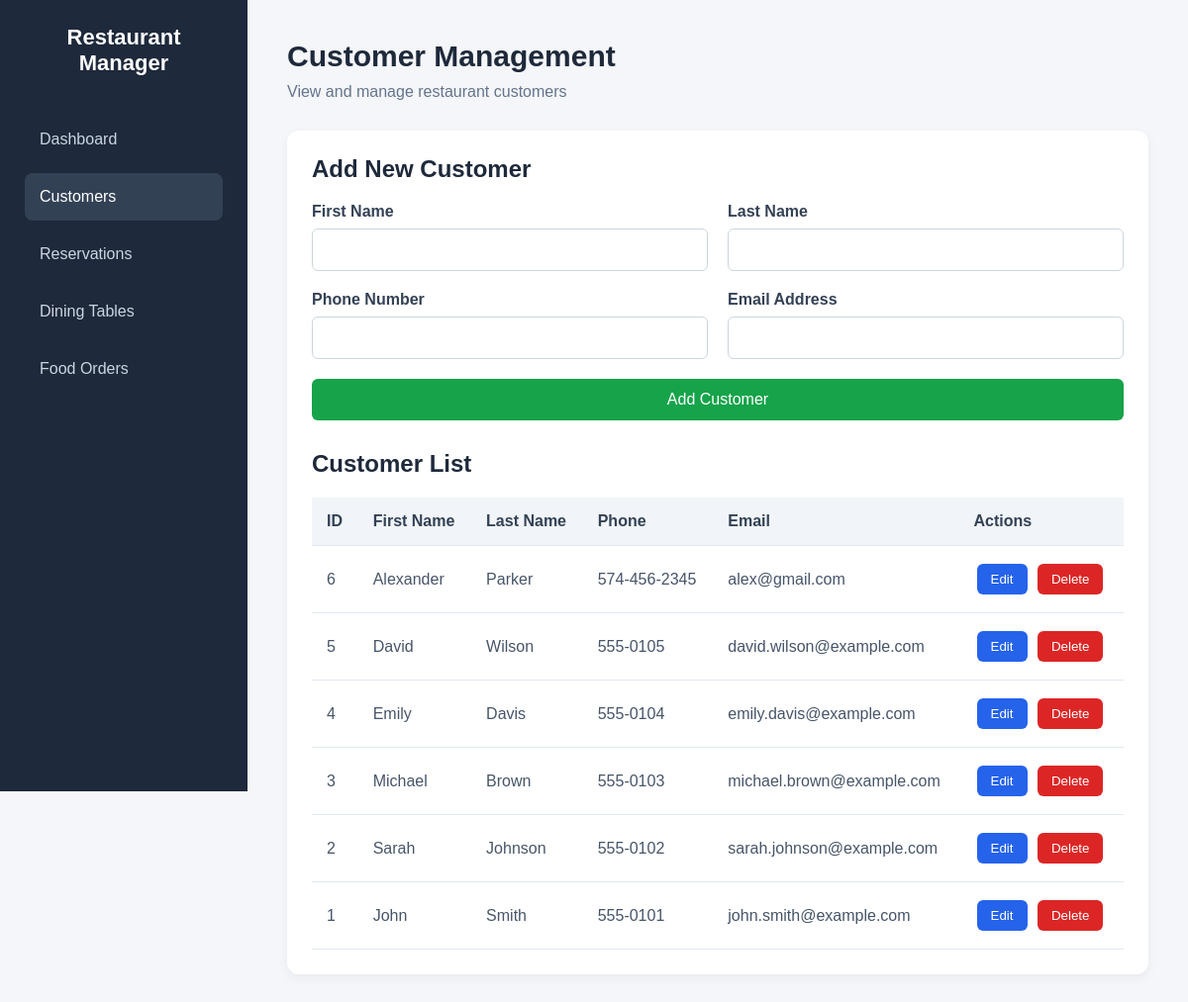
The page /customers.php on the database its author committed.
### tables this page shows
CREATE TABLE `Customer` (
  `customer_id` int NOT NULL AUTO_INCREMENT,
  `first_name` varchar(50) NOT NULL,
  `last_name` varchar(50) NOT NULL,
  `phone` varchar(20) NOT NULL,
  `email` varchar(100) DEFAULT NULL,
  `created_at` timestamp NULL DEFAULT CURRENT_TIMESTAMP,
  PRIMARY KEY (`customer_id`),
  UNIQUE KEY `email` (`email`)
);

### customers.php (the view, shortened to what this page needs)
<?php
require_once "db_connection.php";
$sql = "SELECT * FROM Customer ORDER BY customer_id DESC";
$result = $con->query($sql);
?>
<!DOCTYPE html>
<html lang="en">
<head>
    <link rel="stylesheet" href="css/style.css?v=5">
</head>
<body>
<div class="sidebar">
    <h2>Restaurant Manager</h2>
    <nav>
        <a href="index.php">Dashboard</a>
        <a href="customers.php" class="active">Customers</a>
        <a href="reservations.php">Reservations</a>
        <a href="tables.php">Dining Tables</a>
        <a href="orders.php">Food Orders</a>
    </nav>
</div>
<div class="main-content">
    <header>
        <h1>Customer Management</h1>
        <p>View and manage restaurant customers</p>
    </header>
    <div class="customer-section">
        <h2>Add New Customer</h2>
        <form id="addCustomerForm">
            <div class="form-group">
                <label for="first_name">First Name</label>
                <input type="text" id="first_name" name="first_name"
                    maxlength="50" required>
            </div>
            <div class="form-group">
                <label for="last_name">Last Name</label>
                <input type="text" id="last_name" name="last_name"
                    maxlength="50" required>
            </div>
            <div class="form-group">
                <label for="phone">Phone Number</label>
                <input type="tel" id="phone" name="phone"
                    maxlength="20" required>
            </div>
            <div class="form-group">
                <label for="email">Email Address</label>
                <input type="email" id="email" name="email"
                    maxlength="100">
            </div>
            <button type="submit" class="add-btn" id="submitCustomerBtn">
                Add Customer
            </button>
        </form>
        <h2 class="list-heading">Customer List</h2>
        <table class="customer-table">
            <thead>
                <tr>
                    <th>ID</th>
                    <th>First Name</th>
                    <th>Last Name</th>
                    <th>Phone</th>
                    <th>Email</th>
                    <th>Actions</th>
                </tr>
            </thead>
            <tbody>
                <?php if ($result && $result->num_rows > 0): ?>
                    <?php while ($row = $result->fetch_assoc()): ?>
                        <tr>
                            <td><?php echo (int)$row['customer_id']; ?></td>
                            <td><?php echo htmlspecialchars($row['first_name'], ENT_QUOTES, 'UTF-8'); ?></td>
                            <td><?php echo htmlspecialchars($row['last_name'], ENT_QUOTES, 'UTF-8'); ?></td>
                            <td><?php echo htmlspecialchars($row['phone'], ENT_QUOTES, 'UTF-8'); ?></td>
                            <td><?php echo htmlspecialchars($row['email'] ?? '', ENT_QUOTES, 'UTF-8'); ?></td>
                            <td>
                                <button
                                    type="button"
                                    class="edit-btn"
                                    data-id="<?php echo (int)$row['customer_id']; ?>"
                                    data-first-name="<?php echo htmlspecialchars($row['first_name'], ENT_QUOTES, 'UTF-8'); ?>"
                                    data-last-name="<?php echo htmlspecialchars($row['last_name'], ENT_QUOTES, 'UTF-8'); ?>"
                                    data-phone="<?php echo htmlspecialchars($row['phone'], ENT_QUOTES, 'UTF-8'); ?>"
                                    data-email="<?php echo htmlspecialchars($row['email'] ?? '', ENT_QUOTES, 'UTF-8'); ?>"
                                >
                                    Edit
                                </button>
                                <button
                                    type="button"
                                    class="delete-btn"
                                    data-id="<?php echo (int)$row['customer_id']; ?>"
                                    data-name="<?php echo htmlspecialchars($row['first_name'] . ' ' . $row['last_name'], ENT_QUOTES, 'UTF-8'); ?>"
                                >
                                    Delete
                                </button>
                            </td>
                        </tr>
                    <?php endwhile; ?>
                <?php else: ?>
                    <tr>
                        <td colspan="6">No customers found.</td>
                    </tr>
                <?php endif; ?>
            </tbody>
        </table>
    </div>
</div>
</body>
</html>

### css/style.css (style rules this page uses)
* { margin: 0; padding: 0; box-sizing: border-box; font-family: Arial, sans-serif; }
body { display: flex; background-color: #f4f6f9; }
.sidebar { width: 250px; height: 100vh; background-color: #1e293b; color: white; padding: 25px; position: fixed; }
.sidebar h2 { font-size: 22px; margin-bottom: 40px; text-align: center; }
.sidebar nav a { display: block; color: #cbd5e1; text-decoration: none; padding: 15px; margin-bottom: 10px; border-radius: 8px; transition: 0.3s; }
.sidebar nav a:hover, .sidebar nav a.active { background-color: #334155; color: white; }
.main-content { margin-left: 250px; padding: 40px; width: calc(100% - 250px); }
header h1 { font-size: 30px; color: #1e293b; }
header p { margin-top: 10px; color: #64748b; }
.customer-section { background: white; padding: 25px; border-radius: 12px; margin-top: 30px; box-shadow: 0 4px 12px rgba(0, 0, 0, 0.05); overflow-x: auto; }
.customer-section h2 { margin-bottom: 20px; color: #1e293b; }
.customer-table { width: 100%; border-collapse: collapse; min-width: 650px; }
.customer-table th, .customer-table td { padding: 15px; text-align: left; border-bottom: 1px solid #e2e8f0; }
.customer-table th { background: #f1f5f9; color: #334155; }
.customer-table td { color: #475569; }
.edit-btn, .delete-btn { border: none; padding: 8px 14px; border-radius: 6px; margin: 3px; color: white; }
.edit-btn { background: #2563eb; }
.delete-btn { background: #dc2626; }
#addCustomerForm { display: grid; grid-template-columns: repeat(2, 1fr); gap: 20px; margin-bottom: 25px; }
.form-group { display: flex; flex-direction: column; }
.form-group label { font-weight: bold; margin-bottom: 8px; color: #334155; }
.form-group input { padding: 12px; border: 1px solid #cbd5e1; border-radius: 6px; font-size: 15px; width: 100%; }
.add-btn { background-color: #16a34a; color: white; border: none; padding: 12px 20px; border-radius: 6px; font-size: 16px; cursor: pointer; grid-column: 1 / -1; }
.list-heading { margin-top: 30px; }
.edit-btn:not(:disabled) { cursor: pointer; }

### rows shown on the page
customer: customer_id "6", first_name "Alexander", last_name "Parker", phone "574-456-2345", email "alex@gmail.com"
customer: customer_id "5", first_name "David", last_name "Wilson", phone "555-0105", email "david.wilson@example.com"
customer: customer_id "4", first_name "Emily", last_name "Davis", phone "555-0104", email "emily.davis@example.com"
customer: customer_id "3", first_name "Michael", last_name "Brown", phone "555-0103", email "michael.brown@example.com"
customer: customer_id "2", first_name "Sarah", last_name "Johnson", phone "555-0102", email "sarah.johnson@example.com"
customer: customer_id "1", first_name "John", last_name "Smith", phone "555-0101", email "john.smith@example.com"
